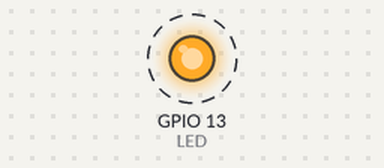
Simulated run of this sketch. Board: ESP8266 (NodeMCU). On the bench: output pins drawn as LEDs (lit = HIGH). Dashed ring = blinking. WiFi joins after 1.5 s; servers stay silent unless stated; what the sketch prints to the serial monitor is not drawn.

Above: at 1.7 s.
Timing chart, 0 to 4.5 s (numbered marks = the images above):
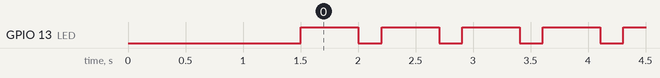

Measured:
- by itself, GPIO 13 (LED): alternates HIGH for 0.50 s and LOW for 0.20 s

The sketch:

Wifi_manager_esp8266.ino
```cpp
#include <ESP8266WiFi.h>          //https://github.com/esp8266/Arduino
//needed for library
#include <DNSServer.h>
#include <ESP8266WebServer.h>
#include <WiFiManager.h>         //https://github.com/tzapu/WiFiManager
#define trigger 5
#define LED 13
#define power 14

void setup() {
  // put your setup code here, to run once:
  Serial.begin(115200);
  pinMode(trigger, INPUT);
  pinMode(LED, OUTPUT);
  pinMode(power, OUTPUT);
  //trigger = HIGH;
  //staticIp();
  dynamicIp();
}
void loop() {
  if (WiFi.status() == WL_CONNECTED)
  {
    digitalWrite(power, LOW);
    while (WiFi.status() == WL_CONNECTED) {
      digitalWrite(LED, HIGH);
      delay(500);
      digitalWrite(LED, LOW);
      delay(200);
    }
  }
  else {
    digitalWrite(LED, LOW);
  }
}

void staticIp() {

  char static_ip[16] = "192.168.1.184";
  char static_gw[16] = "192.168.1.1";
  char static_sn[16] = "255.255.255.0";

  WiFiManager wifiManager;
  wifiManager.resetSettings();
  IPAddress _ip, _gw, _sn;
  _ip.fromString(static_ip);
  _gw.fromString(static_gw);
  _sn.fromString(static_sn);


  wifiManager.setSTAStaticIPConfig(_ip, _gw, _sn);

  wifiManager.autoConnect("WiFi Manager");
  Serial.println("connected :)");


}


void dynamicIp() {


  WiFiManager wifiManager;
  wifiManager.resetSettings();
  wifiManager.autoConnect(" WiFi Manager");
  Serial.println("connected :)");


}
```
